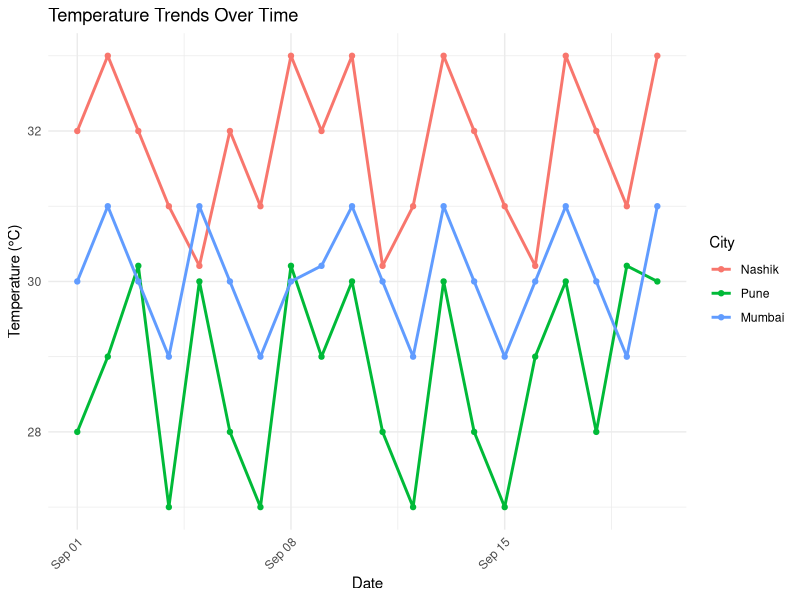
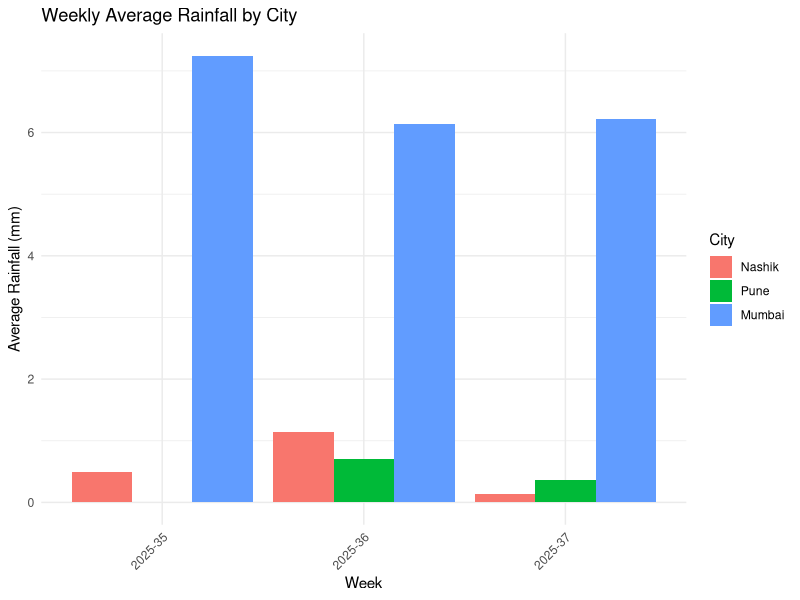
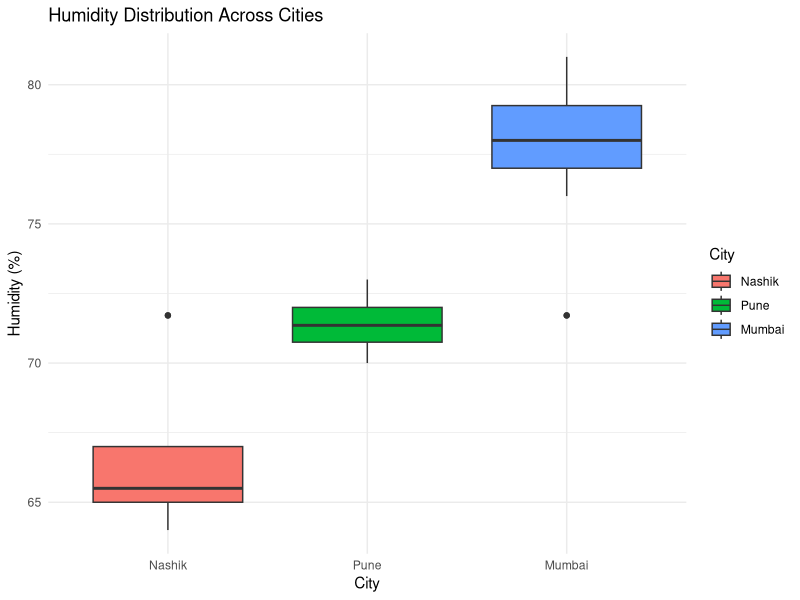

Write R code to recreate these figures, in order.
## ---- chunk 1
# Load required packages
library(dplyr)
library(ggplot2)

# Import dataset
weather <- read.csv("weather_data.csv", stringsAsFactors = FALSE)

# Convert Date column to Date type
weather$Date <- as.Date(weather$Date)

# Display first few rows
head(weather)

# Display column names
colnames(weather)

# Check for missing values
cat("Total missing values:", sum(is.na(weather)), "\n")
cat("Missing values per column:\n")
colSums(is.na(weather))

# Handle missing values: replace NA with column mean
weather$Temperature[is.na(weather$Temperature)] <- mean(weather$Temperature, na.rm = TRUE)
weather$Humidity[is.na(weather$Humidity)] <- mean(weather$Humidity, na.rm = TRUE)
weather$Rainfall[is.na(weather$Rainfall)] <- mean(weather$Rainfall, na.rm = TRUE)




## Task 2: Data Cleaning & Manipulation

# Reorder cities: Nashik first, Pune second, Mumbai third
weather$City <- factor(weather$City, levels = c("Nashik", "Pune", "Mumbai"))

# Filter for selected cities
selected_cities <- c("Nashik", "Pune", "Mumbai")
weather_filtered <- weather %>%
  filter(City %in% selected_cities) %>%
  mutate(
    Temp_F = Temperature * 9/5 + 32,
    Week = format(Date, "%Y-%U")  # Week of the year
  )

# Calculate weekly averages for each city
weekly_avg <- weather_filtered %>%
  group_by(City, Week) %>%
  summarise(
    Avg_Temperature = mean(Temperature, na.rm = TRUE),
    Avg_Humidity = mean(Humidity, na.rm = TRUE),
    Avg_Rainfall = mean(Rainfall, na.rm = TRUE),
    Avg_Temp_F = mean(Temp_F, na.rm = TRUE)
  ) %>%
  arrange(factor(City, levels = c("Nashik", "Pune", "Mumbai")), Week)

# Display weekly averages
head(weekly_avg)




## Task 3: Data Analysis

# 1. Hottest and coldest city
city_avg_temp <- weather_filtered %>%
  group_by(City) %>%
  summarise(Avg_Temperature = mean(Temperature, na.rm = TRUE)) %>%
  arrange(desc(Avg_Temperature))

hottest_city <- city_avg_temp$City[1]
coldest_city <- city_avg_temp$City[nrow(city_avg_temp)]

cat("Hottest city:", hottest_city, "with average temperature =", city_avg_temp$Avg_Temperature[1], "\n")
cat("Coldest city:", coldest_city, "with average temperature =", city_avg_temp$Avg_Temperature[nrow(city_avg_temp)], "\n")

# 2. Day with highest rainfall in each city
max_rainfall_day <- weather_filtered %>%
  group_by(City) %>%
  filter(Rainfall == max(Rainfall, na.rm = TRUE)) %>%
  select(City, Date, Rainfall)
max_rainfall_day

# 3. Compare average humidity levels
city_avg_humidity <- weather_filtered %>%
  group_by(City) %>%
  summarise(Avg_Humidity = mean(Humidity, na.rm = TRUE)) %>%
  arrange(desc(Avg_Humidity))
city_avg_humidity




## Task 4: Visualization

# 1. Line graph: Temperature trends over time
ggplot(weather_filtered, aes(x = Date, y = Temperature, color = City)) +
  geom_line(size = 1) +
  geom_point() +
  labs(title = "Temperature Trends Over Time", x = "Date", y = "Temperature (°C)") +
  theme_minimal() +
  theme(axis.text.x = element_text(angle = 45, hjust = 1))

# 2. Bar plot: Weekly average rainfall comparison
ggplot(weekly_avg, aes(x = Week, y = Avg_Rainfall, fill = City)) +
  geom_bar(stat = "identity", position = "dodge") +
  labs(title = "Weekly Average Rainfall by City", x = "Week", y = "Average Rainfall (mm)") +
  theme_minimal() +
  theme(axis.text.x = element_text(angle = 45, hjust = 1))

# 3. Boxplot: Humidity distribution across cities
ggplot(weather_filtered, aes(x = City, y = Humidity, fill = City)) +
  geom_boxplot() +
  labs(title = "Humidity Distribution Across Cities", x = "City", y = "Humidity (%)") +
  theme_minimal()


